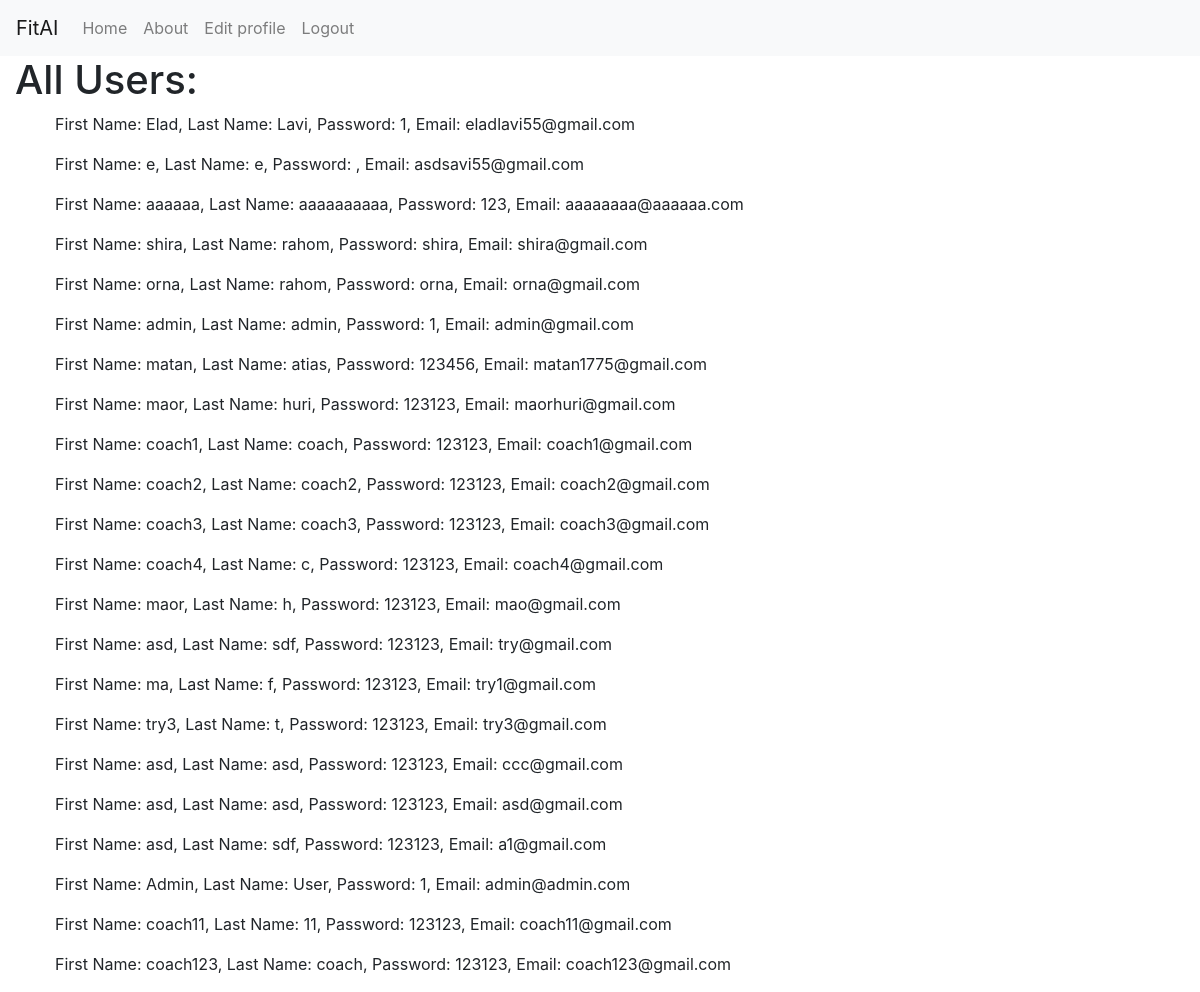
Before: /view with the older database file.
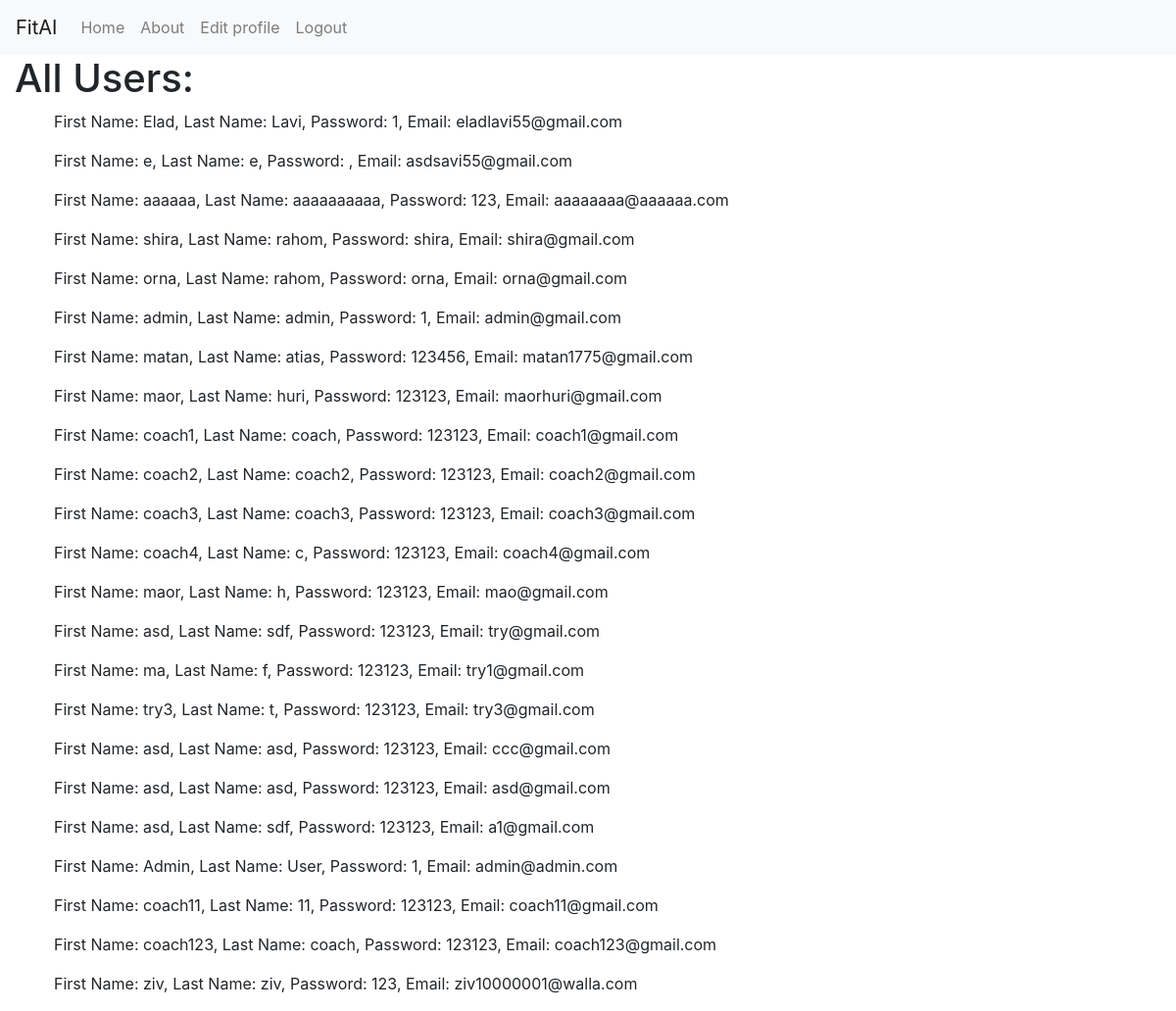
After: the same page with the newer database file.
### main.py (models this page shows, shortened)
class Users(db.Model):
    _id = db.Column("id", db.Integer, primary_key=True)
    first_name = db.Column("first_name", db.String(100))
    last_name = db.Column("last_name", db.String(100))
    email = db.Column("email", db.String(100))
    password = db.Column("password", db.String(100))
    age = db.Column("age", db.Integer)
    weight = db.Column("weight", db.Float)
    height = db.Column("height", db.Float)
    user_type = db.Column("user_type", db.String(50))  # שדה סוג המשתמש החדש
    about_me = db.Column(db.Text, nullable=True)  # עמודה חדשה שתשמור את הטקסט על המאמן

### main.py (the view)
@app.route("/view")
def view():
    return render_template("view.html", values=Users.query.all())

### main.py (called while the page is built)
@app.context_processor
def inject_user():
    user_email = session.get("email")
    user_type = session.get("user_type")
    user = Users.query.filter_by(email=user_email).first() if user_email else None
    return dict(current_user=user)

### Templates/view.html (shortened to what this page needs)
{%extends "base.html" %}
{% block content %}
<!DOCTYPE html>
<html lang="en">
<head>
</head>
<body>
    <h1>All Users:</h1>
    <ul>
        {% for x in values %}
            <p>First Name: {{ x.first_name }}, Last Name: {{ x.last_name }}, Password: {{ x.password }}, Email: {{ x.email }}</p>
        {% endfor %}
    </ul>
</body>
</html>
{% endblock %}

### Templates/base.html (shortened to what this page needs)
<!DOCTYPE html>
<html lang="en">
<head>
    <link rel="stylesheet" href="https://stackpath.bootstrapcdn.com/bootstrap/4.3.1/css/bootstrap.min.css">
</head>
<body>
<nav class="navbar navbar-expand-lg navbar-light bg-light">
    <a class="navbar-brand" href="#">FitAI</a>
    <div class="collapse navbar-collapse" id="navbarNav">
        <ul class="navbar-nav">
            <li class="nav-item">
                <a class="nav-link" href="/home">Home</a>
            </li>
            <li class="nav-item">
                <a class="nav-link" href="/about">About</a>
            </li>
            <li class="nav-item">
                <a class="nav-link" href="/edit_user">Edit profile</a>
            </li>
            <li class="nav-item">
                <a class="nav-link" href="/logout">Logout</a>
            </li>
        </ul>
    </div>
</nav>
<div class="container-fluid">
    {% block content %}
    {% endblock %}
</div>
</body>
</html>

Changed rows visible on the page:
added Users: first_name "ziv", last_name "ziv", password "123", email "ziv10000001@walla.com"
